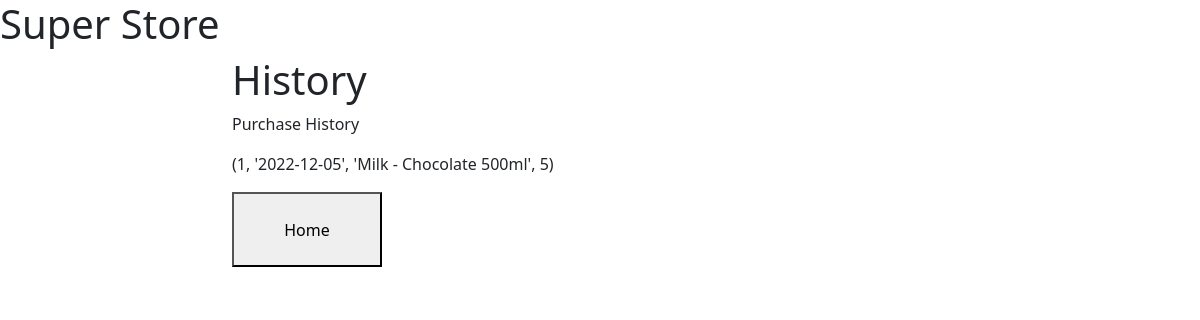
Page /history (signed in) on the earlier database version.
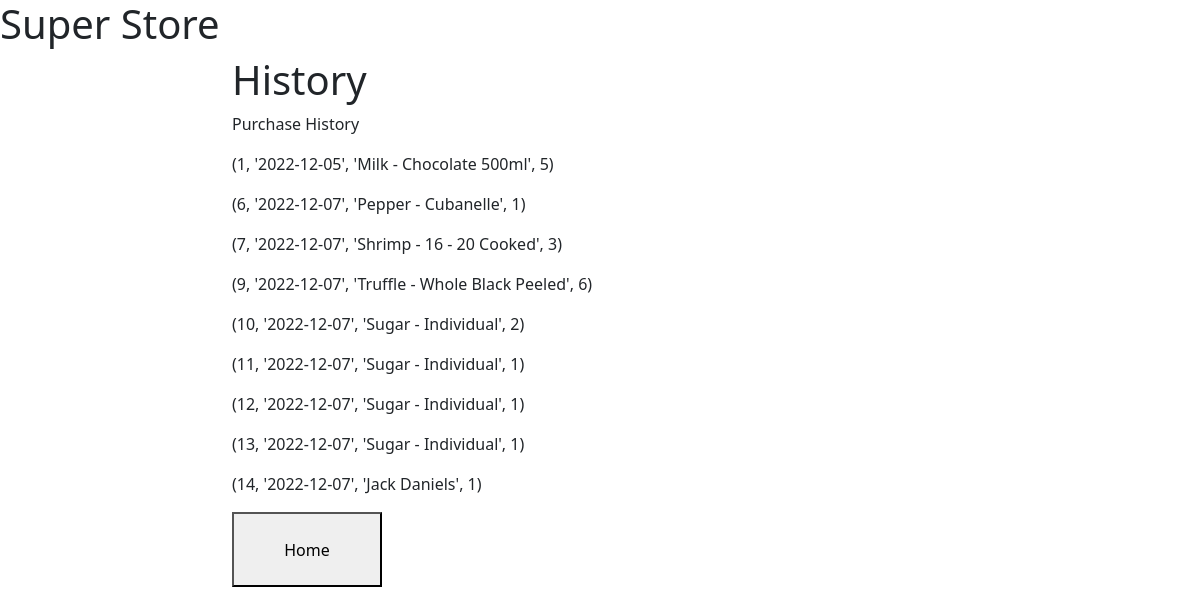
Same page on the later database version.
### tables this page shows
CREATE TABLE History(order_id INTEGER PRIMARY KEY, item_id INTEGER NOT NULL, date_time TEXT NOT NULL, user TEXT NOT NULL, purchased INTEGER, added INTEGER);

### app.py (the view)
@app.route('/history',methods=['GET', 'POST'])
def history():
    username = session['username']
    print(do_query("SELECT * FROM HISTORY WHERE user = 'a'", True))
    is_supplier = session['is_supplier']
    submission_message = ""
    if is_supplier == 0:
        query = (f"SELECT History.order_id, History.date_time, Inventory.item_name, History.purchased FROM (History INNER JOIN Inventory ON Inventory.item_id = History.item_id) WHERE user = '{username}';")
        submission_message = "Purchase History"
    elif is_supplier == 1:
        query = (f"SELECT History.order_id, History.date_time, Inventory.item_name, History.added FROM (History INNER JOIN Inventory ON Inventory.item_id = History.item_id) WHERE user = '{username}';")
        submission_message = "Delivery History"
    hist = do_query(query, True)
    print(hist)
    return render_template('history.html', history_list=hist, submission_message=submission_message)

### app.py (called while the page is built)
def do_query(query, want_output):
    try:
        output = cur.execute(query).fetchall()
        conn.commit()
        if want_output:
            return output
        else:
            return True
    except sqlite3.Error as er:
        print("an error occured while attempting to perform a query")
        if TEST:
            print(er)
        return False

### templates/history.html (shortened to what this page needs)
{% extends 'base.html' %}
{% block content %}
<div class="col-md-10 col-lg-8 mx-lg-auto mx-md-auto">
  <h1>History</h1>
  <p>{{ submission_message }}</p>
  {% for item in history_list %}
    <p> {{ item }} </p>
  {% endfor %}
  <p><a href="{{ url_for('return_to_home') }}" ><button class=grey style="height:75px;width:150px">Home</button></a></p>
</div>
{% endblock %}

### templates/base.html (shortened to what this page needs)
<!DOCTYPE html>
<html lang="en">
  <head>
    <link
      href="https://cdn.jsdelivr.net/npm/bootstrap@5.1.3/dist/css/bootstrap.min.css"
      rel="stylesheet"
    />
    <h1>Super Store</h1>
  </head>
  <body>
    <div class="container">
        <div class="row">
          {% block content %}{% endblock %}
        </div>
    </div>
  </body>
</html>

Differences in the rows shown:
added History: item "(6, '2022-12-07', 'Pepper - Cubanelle', 1)"
added History: item "(7, '2022-12-07', 'Shrimp - 16 - 20 Cooked', 3)"
added History: item "(9, '2022-12-07', 'Truffle - Whole Black Peeled', 6)"
added History: item "(10, '2022-12-07', 'Sugar - Individual', 2)"
added History: item "(11, '2022-12-07', 'Sugar - Individual', 1)"
added History: item "(12, '2022-12-07', 'Sugar - Individual', 1)"
added History: item "(13, '2022-12-07', 'Sugar - Individual', 1)"
added History: item "(14, '2022-12-07', 'Jack Daniels', 1)"
